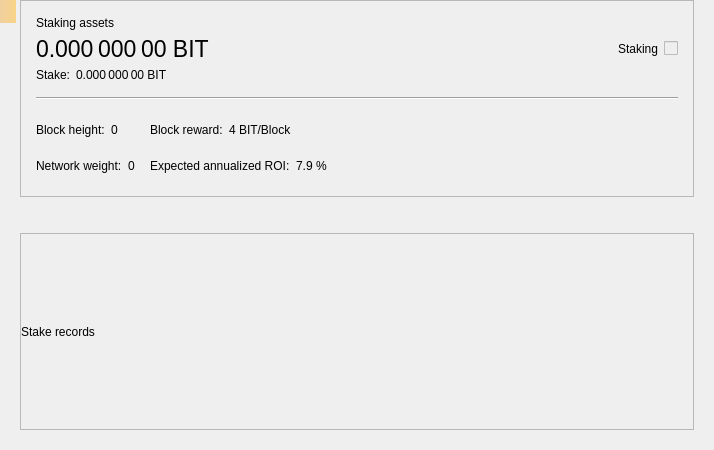
<?xml version="1.0" encoding="UTF-8"?>
<ui version="4.0">
 <class>StakePage</class>
 <widget class="QWidget" name="StakePage">
  <property name="geometry">
   <rect>
    <x>0</x>
    <y>0</y>
    <width>714</width>
    <height>450</height>
   </rect>
  </property>
  <property name="windowTitle">
   <string>Form</string>
  </property>
  <layout class="QVBoxLayout" name="verticalLayout_3">
   <property name="leftMargin">
    <number>20</number>
   </property>
   <property name="topMargin">
    <number>0</number>
   </property>
   <property name="rightMargin">
    <number>20</number>
   </property>
   <property name="bottomMargin">
    <number>20</number>
   </property>
   <item>
    <widget class="QFrame" name="frameStakeInfo">
     <property name="frameShape">
      <enum>QFrame::StyledPanel</enum>
     </property>
     <property name="frameShadow">
      <enum>QFrame::Raised</enum>
     </property>
     <layout class="QVBoxLayout" name="verticalLayout">
      <property name="spacing">
       <number>15</number>
      </property>
      <property name="leftMargin">
       <number>15</number>
      </property>
      <property name="topMargin">
       <number>15</number>
      </property>
      <property name="rightMargin">
       <number>15</number>
      </property>
      <property name="bottomMargin">
       <number>15</number>
      </property>
      <item>
       <layout class="QGridLayout" name="gridLayout_2">
        <property name="spacing">
         <number>6</number>
        </property>
        <item row="1" column="0">
         <widget class="QLabel" name="labelAssets">
          <property name="font">
           <font>
            <pointsize>17</pointsize>
           </font>
          </property>
          <property name="cursor">
           <cursorShape>IBeamCursor</cursorShape>
          </property>
          <property name="toolTip">
           <string>Your current spendable balance</string>
          </property>
          <property name="text">
           <string notr="true">0.000 000 00 BIT</string>
          </property>
          <property name="alignment">
           <set>Qt::AlignLeading|Qt::AlignLeft|Qt::AlignVCenter</set>
          </property>
          <property name="textInteractionFlags">
           <set>Qt::LinksAccessibleByMouse|Qt::TextSelectableByMouse</set>
          </property>
         </widget>
        </item>
        <item row="0" column="0">
         <widget class="QLabel" name="labelAssetsText">
          <property name="text">
           <string>Staking assets</string>
          </property>
          <property name="alignment">
           <set>Qt::AlignLeading|Qt::AlignLeft|Qt::AlignVCenter</set>
          </property>
         </widget>
        </item>
        <item row="1" column="2">
         <spacer name="horizontalSpacer_2">
          <property name="orientation">
           <enum>Qt::Horizontal</enum>
          </property>
          <property name="sizeHint" stdset="0">
           <size>
            <width>40</width>
            <height>20</height>
           </size>
          </property>
         </spacer>
        </item>
        <item row="4" column="0">
         <layout class="QHBoxLayout" name="horizontalLayout_5">
          <property name="spacing">
           <number>6</number>
          </property>
          <item>
           <widget class="QLabel" name="labelStakeText">
            <property name="sizePolicy">
             <sizepolicy hsizetype="Maximum" vsizetype="Preferred">
              <horstretch>0</horstretch>
              <verstretch>0</verstretch>
             </sizepolicy>
            </property>
            <property name="text">
             <string>Stake:</string>
            </property>
            <property name="alignment">
             <set>Qt::AlignLeading|Qt::AlignLeft|Qt::AlignVCenter</set>
            </property>
           </widget>
          </item>
          <item>
           <widget class="QLabel" name="labelStake">
            <property name="text">
             <string>0.000 000 00 BIT</string>
            </property>
            <property name="alignment">
             <set>Qt::AlignLeading|Qt::AlignLeft|Qt::AlignVCenter</set>
            </property>
            <property name="textInteractionFlags">
             <set>Qt::LinksAccessibleByMouse|Qt::TextSelectableByMouse</set>
            </property>
           </widget>
          </item>
          <item>
           <spacer name="horizontalSpacer_3">
            <property name="orientation">
             <enum>Qt::Horizontal</enum>
            </property>
            <property name="sizeType">
             <enum>QSizePolicy::Minimum</enum>
            </property>
            <property name="sizeHint" stdset="0">
             <size>
              <width>0</width>
              <height>0</height>
             </size>
            </property>
           </spacer>
          </item>
         </layout>
        </item>
        <item row="1" column="4">
         <widget class="QLabel" name="labelStaking">
          <property name="text">
           <string>Staking</string>
          </property>
         </widget>
        </item>
        <item row="1" column="5">
         <widget class="QSwitchControl" name="checkStake">
          <property name="enabled">
           <bool>false</bool>
          </property>
         </widget>
        </item>
       </layout>
      </item>
      <item>
       <widget class="Line" name="hLine">
        <property name="orientation">
         <enum>Qt::Horizontal</enum>
        </property>
       </widget>
      </item>
      <item>
       <layout class="QGridLayout" name="gridLayout">
        <property name="verticalSpacing">
         <number>6</number>
        </property>
        <item row="0" column="0">
         <layout class="QHBoxLayout" name="horizontalLayout">
          <property name="spacing">
           <number>6</number>
          </property>
          <item>
           <widget class="QLabel" name="labelHeightText">
            <property name="sizePolicy">
             <sizepolicy hsizetype="Maximum" vsizetype="Preferred">
              <horstretch>0</horstretch>
              <verstretch>0</verstretch>
             </sizepolicy>
            </property>
            <property name="text">
             <string>Block height:</string>
            </property>
            <property name="alignment">
             <set>Qt::AlignLeading|Qt::AlignLeft|Qt::AlignVCenter</set>
            </property>
           </widget>
          </item>
          <item>
           <widget class="QLabel" name="labelHeight">
            <property name="text">
             <string>0</string>
            </property>
            <property name="alignment">
             <set>Qt::AlignLeading|Qt::AlignLeft|Qt::AlignVCenter</set>
            </property>
            <property name="textInteractionFlags">
             <set>Qt::LinksAccessibleByMouse|Qt::TextSelectableByMouse</set>
            </property>
           </widget>
          </item>
          <item>
           <spacer name="horizontalSpacer_4">
            <property name="orientation">
             <enum>Qt::Horizontal</enum>
            </property>
            <property name="sizeType">
             <enum>QSizePolicy::Minimum</enum>
            </property>
            <property name="sizeHint" stdset="0">
             <size>
              <width>0</width>
              <height>0</height>
             </size>
            </property>
           </spacer>
          </item>
         </layout>
        </item>
        <item row="0" column="1">
         <layout class="QHBoxLayout" name="horizontalLayout_3">
          <property name="spacing">
           <number>6</number>
          </property>
          <item>
           <widget class="QLabel" name="labelRewardText">
            <property name="sizePolicy">
             <sizepolicy hsizetype="Maximum" vsizetype="Preferred">
              <horstretch>0</horstretch>
              <verstretch>0</verstretch>
             </sizepolicy>
            </property>
            <property name="text">
             <string>Block reward:</string>
            </property>
            <property name="alignment">
             <set>Qt::AlignLeading|Qt::AlignLeft|Qt::AlignVCenter</set>
            </property>
           </widget>
          </item>
          <item>
           <widget class="QLabel" name="labelReward">
            <property name="text">
             <string>4 BIT/Block</string>
            </property>
            <property name="alignment">
             <set>Qt::AlignLeading|Qt::AlignLeft|Qt::AlignVCenter</set>
            </property>
            <property name="textInteractionFlags">
             <set>Qt::LinksAccessibleByMouse|Qt::TextSelectableByMouse</set>
            </property>
           </widget>
          </item>
          <item>
           <spacer name="horizontalSpacer_6">
            <property name="orientation">
             <enum>Qt::Horizontal</enum>
            </property>
            <property name="sizeType">
             <enum>QSizePolicy::Minimum</enum>
            </property>
            <property name="sizeHint" stdset="0">
             <size>
              <width>0</width>
              <height>0</height>
             </size>
            </property>
           </spacer>
          </item>
         </layout>
        </item>
        <item row="0" column="2" rowspan="2">
         <spacer name="horizontalSpacer">
          <property name="orientation">
           <enum>Qt::Horizontal</enum>
          </property>
          <property name="sizeHint" stdset="0">
           <size>
            <width>40</width>
            <height>20</height>
           </size>
          </property>
         </spacer>
        </item>
        <item row="1" column="0">
         <layout class="QHBoxLayout" name="horizontalLayout_2">
          <property name="spacing">
           <number>6</number>
          </property>
          <item>
           <widget class="QLabel" name="labelWeightText">
            <property name="sizePolicy">
             <sizepolicy hsizetype="Maximum" vsizetype="Preferred">
              <horstretch>0</horstretch>
              <verstretch>0</verstretch>
             </sizepolicy>
            </property>
            <property name="text">
             <string>Network weight:</string>
            </property>
            <property name="alignment">
             <set>Qt::AlignLeading|Qt::AlignLeft|Qt::AlignVCenter</set>
            </property>
           </widget>
          </item>
          <item>
           <widget class="QLabel" name="labelWeight">
            <property name="text">
             <string>0</string>
            </property>
            <property name="alignment">
             <set>Qt::AlignLeading|Qt::AlignLeft|Qt::AlignVCenter</set>
            </property>
            <property name="textInteractionFlags">
             <set>Qt::LinksAccessibleByMouse|Qt::TextSelectableByMouse</set>
            </property>
           </widget>
          </item>
          <item>
           <spacer name="horizontalSpacer_5">
            <property name="orientation">
             <enum>Qt::Horizontal</enum>
            </property>
            <property name="sizeType">
             <enum>QSizePolicy::Minimum</enum>
            </property>
            <property name="sizeHint" stdset="0">
             <size>
              <width>0</width>
              <height>0</height>
             </size>
            </property>
           </spacer>
          </item>
         </layout>
        </item>
        <item row="1" column="1">
         <layout class="QHBoxLayout" name="horizontalLayout_4">
          <property name="spacing">
           <number>6</number>
          </property>
          <item>
           <widget class="QLabel" name="labelROIText">
            <property name="sizePolicy">
             <sizepolicy hsizetype="Maximum" vsizetype="Preferred">
              <horstretch>0</horstretch>
              <verstretch>0</verstretch>
             </sizepolicy>
            </property>
            <property name="text">
             <string>Expected annualized ROI:</string>
            </property>
            <property name="alignment">
             <set>Qt::AlignLeading|Qt::AlignLeft|Qt::AlignVCenter</set>
            </property>
           </widget>
          </item>
          <item>
           <widget class="QLabel" name="labelROI">
            <property name="text">
             <string>7.9 %</string>
            </property>
            <property name="alignment">
             <set>Qt::AlignLeading|Qt::AlignLeft|Qt::AlignVCenter</set>
            </property>
            <property name="textInteractionFlags">
             <set>Qt::LinksAccessibleByMouse|Qt::TextSelectableByMouse</set>
            </property>
           </widget>
          </item>
          <item>
           <spacer name="horizontalSpacer_7">
            <property name="orientation">
             <enum>Qt::Horizontal</enum>
            </property>
            <property name="sizeType">
             <enum>QSizePolicy::Minimum</enum>
            </property>
            <property name="sizeHint" stdset="0">
             <size>
              <width>0</width>
              <height>0</height>
             </size>
            </property>
           </spacer>
          </item>
         </layout>
        </item>
       </layout>
      </item>
     </layout>
    </widget>
   </item>
   <item>
    <spacer name="verticalSpacer">
     <property name="orientation">
      <enum>Qt::Vertical</enum>
     </property>
     <property name="sizeType">
      <enum>QSizePolicy::Fixed</enum>
     </property>
     <property name="sizeHint" stdset="0">
      <size>
       <width>20</width>
       <height>30</height>
      </size>
     </property>
    </spacer>
   </item>
   <item>
    <widget class="QFrame" name="frameStakeRecords">
     <property name="frameShape">
      <enum>QFrame::StyledPanel</enum>
     </property>
     <property name="frameShadow">
      <enum>QFrame::Raised</enum>
     </property>
     <layout class="QVBoxLayout" name="verticalLayout_2">
      <property name="leftMargin">
       <number>0</number>
      </property>
      <property name="topMargin">
       <number>0</number>
      </property>
      <property name="rightMargin">
       <number>0</number>
      </property>
      <property name="bottomMargin">
       <number>0</number>
      </property>
      <item>
       <widget class="QLabel" name="labelRecordsText">
        <property name="text">
         <string>Stake records</string>
        </property>
       </widget>
      </item>
     </layout>
    </widget>
   </item>
  </layout>
  <widget class="QLabel" name="labelAlerts">
   <property name="geometry">
    <rect>
     <x>0</x>
     <y>0</y>
     <width>16</width>
     <height>23</height>
    </rect>
   </property>
   <property name="visible">
    <bool>false</bool>
   </property>
   <property name="styleSheet">
    <string notr="true">QLabel { background-color: qlineargradient(x1: 0, y1: 0, x2: 1, y2: 0, stop:0 #F0D0A0, stop:1 #F8D488); color:#000000; }</string>
   </property>
   <property name="wordWrap">
    <bool>true</bool>
   </property>
   <property name="margin">
    <number>3</number>
   </property>
   <property name="textInteractionFlags">
    <set>Qt::TextSelectableByMouse</set>
   </property>
  </widget>
 </widget>
 <customwidgets>
  <customwidget>
   <class>QSwitchControl</class>
   <extends>QCheckBox</extends>
   <header>qt/qswitchcontrol.h</header>
  </customwidget>
 </customwidgets>
 <resources/>
 <connections/>
</ui>
